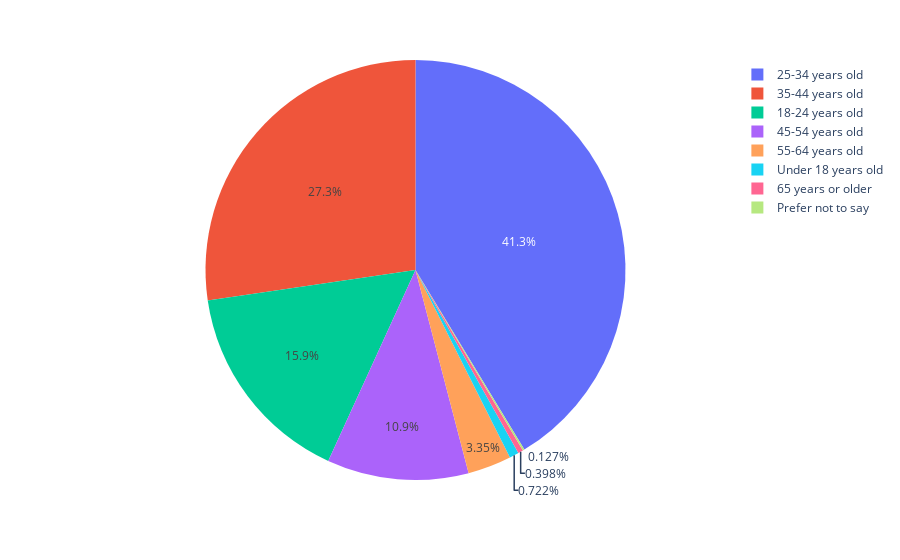

The notebook cell saved with this chart:
### Markdown cell above
#### Demographic

### Code cell
# Respondent by Age

df_age = df['Age'].value_counts().reset_index()

fig3 = px.pie(data_frame= df_age, names='Age', values='count')

fig3.show()

### Figure 1 — Plotly figure (JSON) as saved in the notebook; plotly's stock layout.template omitted (floating-point values rounded to 4 significant figures)
{"data": [{"domain": {"x": [0, 1], "y": [0, 1]}, "hovertemplate": "Age=%{label}<br>count=%{value}<extra></extra>", "labels": ["25-34 years old", "35-44 years old", "18-24 years old", "45-54 years old", "55-64 years old", "Under 18 years old", "65 years or older", "Prefer not to say"], "legendgroup": "", "name": "", "showlegend": true, "type": "pie", "values": [7788, 5149, 2988, 2053, 632, 136, 75, 24]}], "layout": {"legend": {"tracegroupgap": 0}, "margin": {"t": 60}}}
